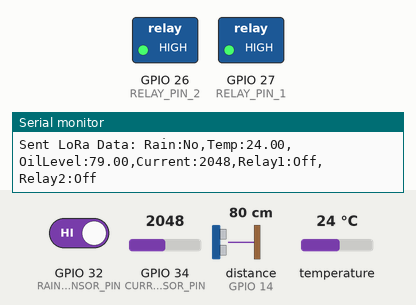
Recording of a sketch running on a simulated ESP32. On the bench: switched loads named in the sketch (green lamp = pin HIGH), the last lines printed to the serial monitor. Wiring (inferred from the names in the program): ultrasonic range finder: trigger GPIO 25; echo GPIO 14. The inputs (shaded band) are chosen by the test bench; at power-on: distance to the obstacle (sensor on GPIO 14) 80 cm, temperature 24 °C, GPIO 32 (RAIN_SENSOR_PIN) HIGH, GPIO 34 (CURRENT_SENSOR_PIN) = 2048. The echo pulse lasts 58.3 µs per cm; no radio packets arrive unless stated; pins used as bus, display or sensor lines are not drawn.

Above: at 3.6 s.
3.7 s: distance to the obstacle (sensor on GPIO 14) set to 12 cm
7.6 s: distance to the obstacle (sensor on GPIO 14) set to 9 cm
At 9.7 s:
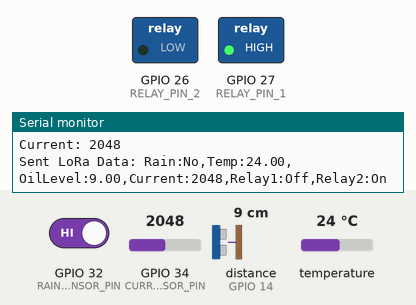
11.3 s: temperature set to 37.7 °C
15.0 s: temperature set to 38.5 °C
At 18.9 s:
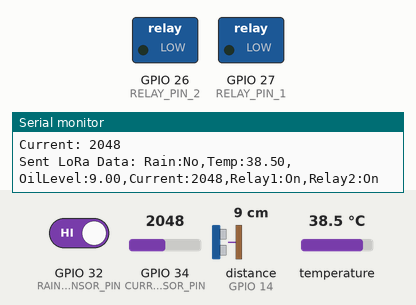
19.2 s: distance to the obstacle (sensor on GPIO 14) set to 18 cm
At 21.2 s:
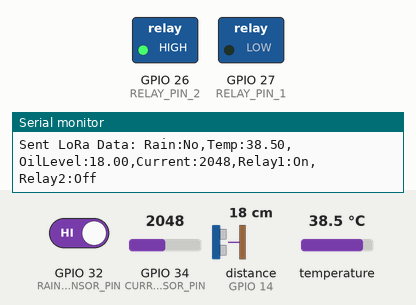
Timing chart, 0 to 22.7 s (numbered marks = the images above; inputs shaded):
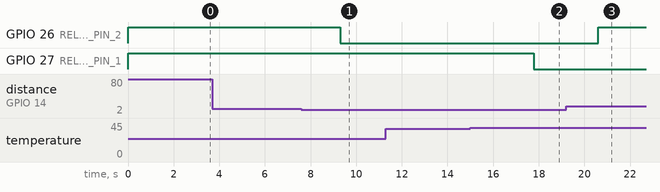

Measured:
- the behaviour switches between 11 and 10 cm on distance to the obstacle (sensor on GPIO 14) (found by bisection; images 0 and 1)
- the behaviour switches between 38 and 38.1 °C on temperature (found by bisection; images 1 and 2)
- after the input at 7.6 s, GPIO 26 (RELAY_PIN_2): HIGH → LOW after 1.7 s
- after the input at 15.0 s, GPIO 27 (RELAY_PIN_1): HIGH → LOW after 2.8 s
- after the input at 19.2 s, GPIO 26 (RELAY_PIN_2): LOW → HIGH after 1.4 s

The sketch:

transformerMonitorLoraSender.ino
```cpp
#include <Wire.h>
#include <LoRa.h>
#include <OneWire.h>
#include <DallasTemperature.h>

// Define the LoRa pins
#define LORA_CS     5    // Chip Select (CS)
#define LORA_RST    15   // Reset (RST)
#define LORA_DIO0   2    // Digital IO (DIO0)

// Pin definitions
#define TRIG_PIN        25   // Ultrasonic sensor trigger pin
#define ECHO_PIN        14   // Ultrasonic sensor echo pin
#define RAIN_SENSOR_PIN 32   // Rain sensor pin
#define TEMP_SENSOR_PIN 13   // DS18B20 temperature sensor pin

// Relay control pins
#define RELAY_PIN_1 27    // Relay 1 control pin (Temperature-based)
#define RELAY_PIN_2 26    // Relay 2 control pin (Oil level-based)

// Current sensor pin
#define CURRENT_SENSOR_PIN 34  // Current sensor pin (GPIO 34)

// Thresholds
#define TEMP_THRESHOLD 38  // Temperature threshold in °C
#define OIL_LEVEL_THRESHOLD 10  // Oil level threshold (in cm)
#define RAIN_THRESHOLD 1  // When rain sensor detects high (raining)

// DS18B20 setup
OneWire oneWire(TEMP_SENSOR_PIN);
DallasTemperature sensors(&oneWire);

// Ultrasonic sensor function to measure distance
long readUltrasonic() {
  // Send a short pulse to trigger the ultrasonic sensor
  digitalWrite(TRIG_PIN, HIGH);
  delayMicroseconds(10);
  digitalWrite(TRIG_PIN, LOW);

  // Measure the duration of the echo pulse
  long duration = pulseIn(ECHO_PIN, HIGH);

  // Calculate the distance in cm (sound travels at 343m/s or 0.0343 cm/µs)
  long distance = duration * 0.0343 / 2;

  return distance;  // Return the distance in cm
}

void setup() {
  // Initialize serial communication for debugging
  Serial.begin(115200);

  // Initialize LoRa
  LoRa.setPins(LORA_CS, LORA_RST, LORA_DIO0);
  if (!LoRa.begin(433E6)) {
    Serial.println("LoRa Initialization Failed!");
    while (1);
  }

  // Set up relay pins
  pinMode(RELAY_PIN_1, OUTPUT);
  pinMode(RELAY_PIN_2, OUTPUT);

  // Set up rain sensor pin
  pinMode(RAIN_SENSOR_PIN, INPUT);

  // Set initial relay states (Assuming active-low relays, relay is ON when HIGH)
  digitalWrite(RELAY_PIN_1, HIGH);  // Initially ON
  digitalWrite(RELAY_PIN_2, HIGH);  // Initially ON

  // Initialize temperature sensor
  sensors.begin();

  // Set Trig pin for ultrasonic sensor
  pinMode(TRIG_PIN, OUTPUT);
  pinMode(ECHO_PIN, INPUT);

  Serial.println("System Initialized.");
}

void loop() {
  // Read sensor values
  int rainStatus = digitalRead(RAIN_SENSOR_PIN);  // High means raining
  float oilLevel = readUltrasonic();  // Ultrasonic sensor for oil level monitoring
  sensors.requestTemperatures();  // Request temperature readings
  float temperature = sensors.getTempCByIndex(0);  // Get temperature in °C
  int current = analogRead(CURRENT_SENSOR_PIN);  // Current sensor reading

  // Process rain sensor data
  Serial.print("Rain Status: ");
  Serial.println(rainStatus == LOW ? "Raining" : "Not Raining");

  // Process ultrasonic sensor data for transformer oil level
  Serial.print("Oil Level: ");
  Serial.println(oilLevel);

  // Process temperature sensor data
  Serial.print("Temperature: ");
  Serial.println(temperature);

  // Process current sensor data
  Serial.print("Current: ");
  Serial.println(current);

  // Relay Control Logic
  if (temperature > TEMP_THRESHOLD) {
    digitalWrite(RELAY_PIN_1, LOW);  // Turn OFF relay 1 if temperature is too high
  } else {
    digitalWrite(RELAY_PIN_1, HIGH);  // Turn ON relay 1 if temperature is normal
  }

  // Control relay based on oil level
  if (oilLevel > OIL_LEVEL_THRESHOLD) {
    digitalWrite(RELAY_PIN_2, HIGH);  // Turn ON relay 2 if oil level is above threshold
  } else {
    digitalWrite(RELAY_PIN_2, LOW);   // Turn OFF relay 2 if oil level is below threshold
  }

  // Send data via LoRa
  String dataToSend = "Rain:" + String(rainStatus == LOW ? "Yes" : "No") +
                      ",Temp:" + String(temperature) +
                      ",OilLevel:" + String(oilLevel) +
                      ",Current:" + String(current) +
                      ",Relay1:" + (digitalRead(RELAY_PIN_1) == HIGH ? "Off" : "On") +
                      ",Relay2:" + (digitalRead(RELAY_PIN_2) == HIGH ? "Off" : "On");

  LoRa.beginPacket();
  LoRa.print(dataToSend);
  LoRa.endPacket();
  Serial.println("Sent LoRa Data: " + dataToSend);

  delay(2000);  // Send data every 2 seconds
}
```
